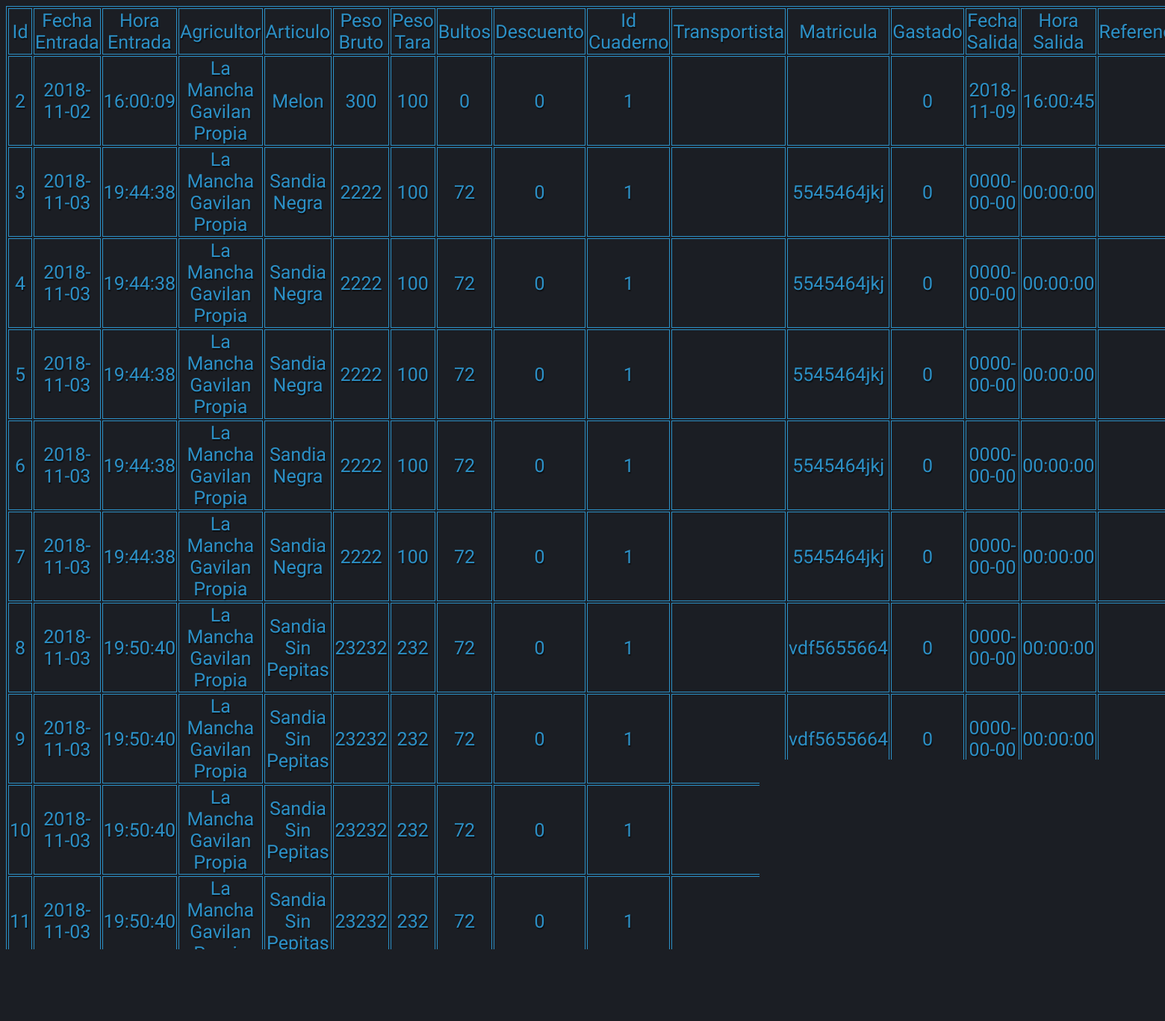
Screenshot of /controlador/loteentrada/loenbuscar.php with the database file from the repository.
### tables this page shows
CREATE TABLE `loteentrada` (
  `Id` int(11) NOT NULL,
  `FechaEntrada` date NOT NULL,
  `HoraEntrada` time NOT NULL,
  `PesoBruto` int(11) NOT NULL,
  `PesoTara` int(11) NOT NULL,
  `Bultos` int(11) NOT NULL,
  `IdArticulo` int(11) NOT NULL,
  `Descuento` int(11) NOT NULL,
  `IdCuaderno` int(11) NOT NULL,
  `Transportista` varchar(50) NOT NULL,
  `Matricula` varchar(10) NOT NULL,
  `Gastado` tinyint(1) NOT NULL,
  `FechaSalida` date NOT NULL,
  `HoraSalida` time NOT NULL,
  `Referencia` varchar(45) NOT NULL,
  `Observaciones` varchar(255) DEFAULT NULL
);

CREATE TABLE `articulo` (
  `Id` int(11) NOT NULL,
  `Articulo` varchar(60) NOT NULL,
  `Observaciones` varchar(255) DEFAULT NULL
);

### controlador/loteentrada/loenver.php (called while the page is built)
<?php
    require_once '../../modelo/conectar.php';
    if(isset($_GET["vermas"])){
        $consulta="SELECT l.id AS Id, l.fechaentrada AS FechaEntrada, l.horaentrada AS HoraEntrada, CONCAT(z.zona,' ',ag.apodo,' ',f.paraje) AS Agricultor, a.articulo AS Articulo,
            l.pesobruto AS Bruto, l.pesotara AS Tara, l.bultos AS Bultos, l.descuento AS Descuento, l.idCuaderno, l.transportista AS Transporte,l.matricula AS Matricula,l.gastado
            AS Gastado,l.fechasalida AS Fechasalida,l.horasalida AS HoraSalida,l.referencia AS SuReferencia,l.observaciones AS Obs
            FROM loteentrada l JOIN cuaderno c ON c.id=l.idcuaderno JOIN finca f ON f.id=c.idfinca JOIN agricultor ag ON ag.id=c.idagricultor
            JOIN articulo a ON a.id=l.idarticulo JOIN zona z ON z.id=ag.zona WHERE l.id >={$_GET["vermas"]} ORDER BY Id ASC LIMIT 11";
    }else{
        $consulta="SELECT l.id AS Id, l.fechaentrada AS FechaEntrada, l.horaentrada AS HoraEntrada, CONCAT(z.zona,' ',ag.apodo,' ',f.paraje) AS Agricultor, a.articulo AS Articulo,
            l.pesobruto AS Bruto, l.pesotara AS Tara, l.bultos AS Bultos, l.descuento AS Descuento, l.idCuaderno, l.transportista AS Transporte,l.matricula AS Matricula,l.gastado
            AS Gastado,l.fechasalida AS Fechasalida,l.horasalida AS HoraSalida,l.referencia AS SuReferencia,l.observaciones AS Obs
            FROM loteentrada l JOIN cuaderno c ON c.id=l.idcuaderno JOIN finca f ON f.id=c.idfinca JOIN agricultor ag ON ag.id=c.idagricultor
            JOIN articulo a ON a.id=l.idarticulo JOIN zona z ON z.id=ag.zona ORDER BY Id ASC LIMIT 11";
    }
    $resultado=$conexion->query($consulta);
    $num_filas=0;
?>

### vista/loteentrada/loentabla.php (the view, shortened to what this page needs)
<?php
    require_once '../../controlador/loteentrada/loenver.php';
?>
<html>
    <head>
        <link rel="stylesheet" type="text/css" href="../../vista/css/form.css">
    </head>
    <body>
        <table border="1">
            <tr>
                <td>Id</td><td>Fecha Entrada</td><td>Hora Entrada</td><td>Agricultor</td><td>Articulo</td><td>Peso Bruto</td><td>Peso Tara</td><td>Bultos</td><td>Descuento</td>
                <td>Id Cuaderno</td><td>Transportista</td><td>Matricula</td><td>Gastado</td><td>Fecha Salida</td><td>Hora Salida</td><td>Referencia</td><td>Observaciones</td>
            </tr>
            <?php
                while(($num_filas<10) &&($damefilas=$resultado->fetch_assoc())){
                    echo "<tr>";
                    foreach($damefilas as $filas){
                        echo "<td>".$filas."</dato>";
                    }
                    echo "</tr>";
                    $num_filas++;
                }
            ?>
        </table>
        <?php
            if ($damefilas = $resultado -> fetch_assoc()){
                echo "<div align=center><b><a href=\"../../vista/loteentrada/loentabla.php?vermas=$damefilas[Id].\">Ver más mensajes</a></b></div><br>";
            }else{
                echo "<div align=center><b>No hay más datos</b></div><br>";
            }
        ?>
        <a href="../../modelo/loteentrada/loenprincipal.php">Volver al formulario</a>
    </body>
</html>

### vista/css/form.css (style rules this page uses)
body { background: #1b1e24; background-image:-webkit-linear-gradient(right,#1b1e24,#1b1e24 50%,#1b1e24); background-image:-moz-linear-gradient(right,#1b1e24,#1b1e24 50%,#1b1e24); background-image:-o-linear-gradient(right,#1b1e24,#1b1e24 50%,#1b1e24); background-image:-ms-linear-gradient(right,#1b1e24,#1b1e24 50%,#1b1e24); background-image:linear-gradient(to left,#1b1e24,#1b1e24 50%,#1b1e24); text-align: center; font-family: Arial, sans-serif; font-size: 87.50%; line-height: 1.5em; }
table { border: 1px solid #2c90c6; text-align: center; font-family: 'Titan One'; text-shadow: 1px 2px 1px rgba(0,0,0,.5); color: #2c90c6; margin:0 auto; width: 80%; height: 200px; }
tr,td { border: 1px solid #2c90c6; color: #2c90c6; font-size: 1.25em; margin: 2% auto; text-align: center; font-family: 'Titan One'; text-shadow: 1px 2px 1px rgba(0,0,0,.5); }
a { color: #2c90c6; font-size: 125%; margin: 2% auto; text-align: center; font-family: 'Titan One'; text-shadow: 1px 2px 1px rgba(0,0,0,.5); }

### rows the page displays
loteentrada: Id "2", FechaEntrada "2018-11-02", HoraEntrada "16:00:09", filas "La Mancha Gavilan Propia", IdArticulo.Articulo "Melon", PesoBruto "300", PesoTara "100", filas "0", IdCuaderno "1", FechaSalida "2018-11-09", HoraSalida "16:00:45"
loteentrada: Id "3", FechaEntrada "2018-11-03", HoraEntrada "19:44:38", filas "La Mancha Gavilan Propia", IdArticulo.Articulo "Sandia Negra", PesoBruto "2222", PesoTara "100", Bultos "72", filas "0", IdCuaderno "1", Matricula "5545464jkj", FechaSalida "0000-00-00", HoraSalida "00:00:00"
loteentrada: Id "4", FechaEntrada "2018-11-03", HoraEntrada "19:44:38", filas "La Mancha Gavilan Propia", IdArticulo.Articulo "Sandia Negra", PesoBruto "2222", PesoTara "100", Bultos "72", filas "0", IdCuaderno "1", Matricula "5545464jkj", FechaSalida "0000-00-00", HoraSalida "00:00:00"
loteentrada: Id "5", FechaEntrada "2018-11-03", HoraEntrada "19:44:38", filas "La Mancha Gavilan Propia", IdArticulo.Articulo "Sandia Negra", PesoBruto "2222", PesoTara "100", Bultos "72", filas "0", IdCuaderno "1", Matricula "5545464jkj", FechaSalida "0000-00-00", HoraSalida "00:00:00"
loteentrada: Id "6", FechaEntrada "2018-11-03", HoraEntrada "19:44:38", filas "La Mancha Gavilan Propia", IdArticulo.Articulo "Sandia Negra", PesoBruto "2222", PesoTara "100", Bultos "72", filas "0", IdCuaderno "1", Matricula "5545464jkj", FechaSalida "0000-00-00", HoraSalida "00:00:00"
loteentrada: Id "7", FechaEntrada "2018-11-03", HoraEntrada "19:44:38", filas "La Mancha Gavilan Propia", IdArticulo.Articulo "Sandia Negra", PesoBruto "2222", PesoTara "100", Bultos "72", filas "0", IdCuaderno "1", Matricula "5545464jkj", FechaSalida "0000-00-00", HoraSalida "00:00:00"
loteentrada: Id "8", FechaEntrada "2018-11-03", HoraEntrada "19:50:40", filas "La Mancha Gavilan Propia", IdArticulo.Articulo "Sandia Sin Pepitas", PesoBruto "23232", PesoTara "232", Bultos "72", filas "0", IdCuaderno "1", Matricula "vdf5655664", FechaSalida "0000-00-00", HoraSalida "00:00:00"
loteentrada: Id "9", FechaEntrada "2018-11-03", HoraEntrada "19:50:40", filas "La Mancha Gavilan Propia", IdArticulo.Articulo "Sandia Sin Pepitas", PesoBruto "23232", PesoTara "232", Bultos "72", filas "0", IdCuaderno "1", Matricula "vdf5655664", FechaSalida "0000-00-00", HoraSalida "00:00:00"
loteentrada: Id "10", FechaEntrada "2018-11-03", HoraEntrada "19:50:40", filas "La Mancha Gavilan Propia", IdArticulo.Articulo "Sandia Sin Pepitas", PesoBruto "23232", PesoTara "232", Bultos "72", filas "0", IdCuaderno "1"
loteentrada: Id "11", FechaEntrada "2018-11-03", HoraEntrada "19:50:40", filas "La Mancha Gavilan Propia", IdArticulo.Articulo "Sandia Sin Pepitas", PesoBruto "23232", PesoTara "232", Bultos "72", filas "0", IdCuaderno "1"
